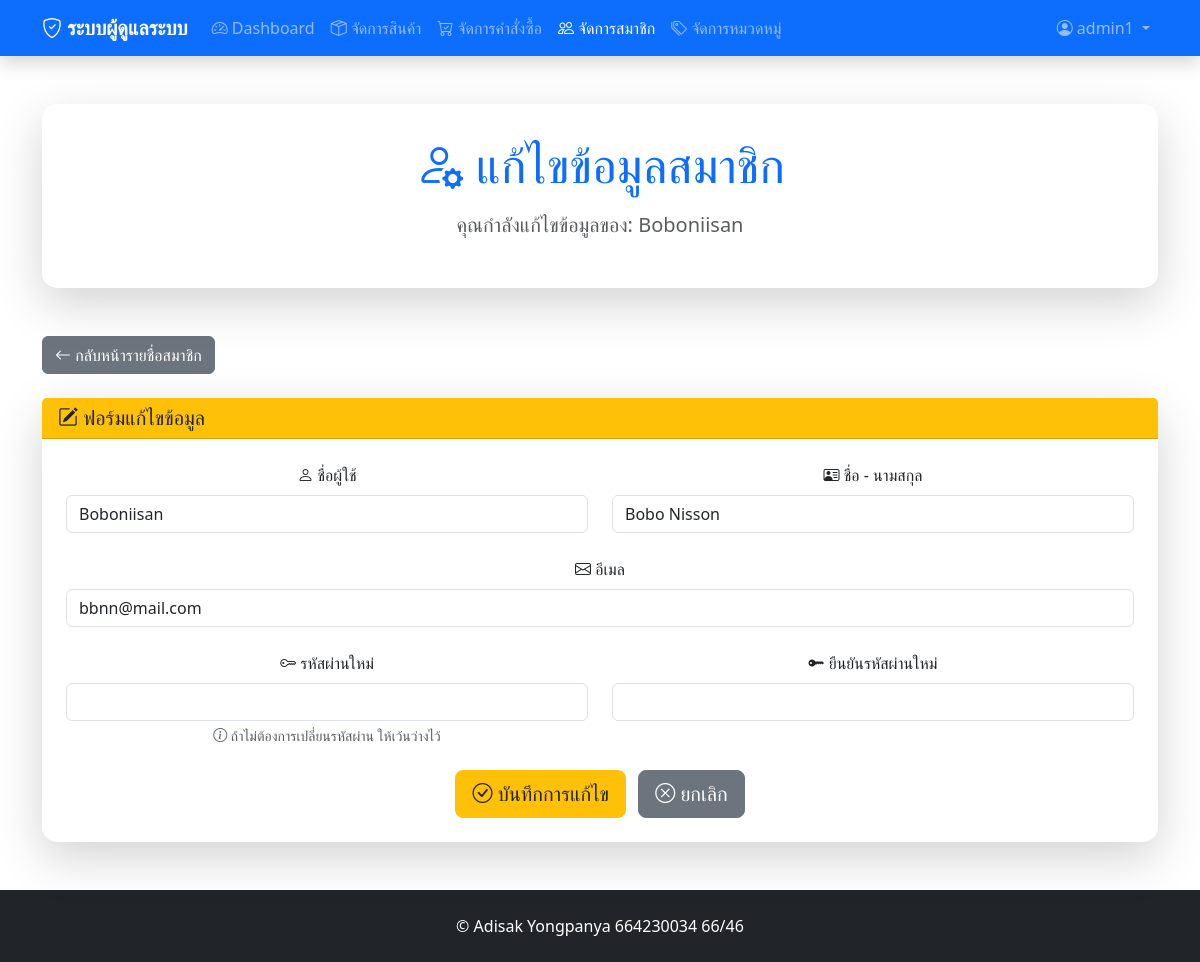
Screenshot of /admin/edit_user.php?id=7 (signed in) with the database file from the repository.
### tables this page shows
CREATE TABLE `users` (
  `user_id` int(11) NOT NULL,
  `username` varchar(50) NOT NULL,
  `password` varchar(255) NOT NULL,
  `email` varchar(100) NOT NULL,
  `full_name` varchar(100) DEFAULT NULL,
  `role` enum('admin','member') DEFAULT 'member',
  `created_at` timestamp NOT NULL DEFAULT current_timestamp()
);

### admin/edit_user.php (the view, shortened to what this page needs)
<?php
require '../config.php';
$user_id = (int)$_GET['id'];
$stmt = $conn->prepare("SELECT * FROM users WHERE user_id = ? AND role = 'member'");
$stmt->execute([$user_id]);
$user = $stmt->fetch(PDO::FETCH_ASSOC);
?>
<!DOCTYPE html>
<html lang="th">
<head>
    <link href="https://cdn.jsdelivr.net/npm/bootstrap@5.3.7/dist/css/bootstrap.min.css" rel="stylesheet">
    <link href="https://cdn.jsdelivr.net/npm/bootstrap-icons@1.10.0/font/bootstrap-icons.css" rel="stylesheet">
</head>
<body>
    <?php require_once 'navbar_admin.php'; ?>
    <div class="container mt-5">
        <div class="row mb-4">
            <div class="col-12">
                <div class="card admin-card shadow-lg">
                    <div class="card-body text-center">
                        <h1 class="display-5 text-primary mb-3">
                            <i class="bi bi-person-gear"></i> แก้ไขข้อมูลสมาชิก
                        </h1>
                        <p class="lead text-muted">
                            คุณกำลังแก้ไขข้อมูลของ: <strong><?= htmlspecialchars($user['username']) ?></strong>
                        </p>
                    </div>
                </div>
            </div>
        </div>
    </div>
    <div class="container mt-5">
        <div class="row mb-4">
            <div class="col-12">
                <a href="users.php" class="btn btn-secondary">
                    <i class="bi bi-arrow-left"></i> กลับหน้ารายชื่อสมาชิก
                </a>
            </div>
        </div>
        <div class="row">
            <div class="col-12">
                <div class="card admin-card shadow-lg">
                    <div class="card-header bg-warning text-white">
                        <h5 class="mb-0 text-dark">
                            <i class="bi bi-pencil-square"></i> ฟอร์มแก้ไขข้อมูล
                        </h5>
                    </div>
                    <div class="card-body p-4">
                        <form method="post" class="row g-4">
                            <div class="col-md-6">
                                <label for="username" class="form-label"><i class="bi bi-person"></i> ชื่อผู้ใช้</label>
                                <input type="text" name="username" id="username" class="form-control" required
                                       value="<?= htmlspecialchars($user['username']) ?>">
                            </div>
                            <div class="col-md-6">
                                <label for="full_name" class="form-label"><i class="bi bi-person-vcard"></i> ชื่อ - นามสกุล</label>
                                <input type="text" name="full_name" id="full_name" class="form-control"
                                       value="<?= htmlspecialchars($user['full_name']) ?>">
                            </div>
                            <div class="col-12">
                                <label for="email" class="form-label"><i class="bi bi-envelope"></i> อีเมล</label>
                                <input type="email" name="email" id="email" class="form-control" required
                                       value="<?= htmlspecialchars($user['email']) ?>">
                            </div>
                            <div class="col-md-6">
                                <label for="password" class="form-label"><i class="bi bi-key"></i> รหัสผ่านใหม่</label>
                                <input type="password" name="password" id="password" class="form-control">
                                <div class="form-text">
                                    <i class="bi bi-info-circle"></i> ถ้าไม่ต้องการเปลี่ยนรหัสผ่าน ให้เว้นว่างไว้
                                </div>
                            </div>
                            <div class="col-md-6">
                                <label for="confirm_password" class="form-label"><i class="bi bi-key-fill"></i> ยืนยันรหัสผ่านใหม่</label>
                                <input type="password" name="confirm_password" id="confirm_password" class="form-control">
                            </div>
                            <div class="col-12 text-center mt-4">
                                <button type="submit" class="btn btn-warning btn-lg text-dark">
                                    <i class="bi bi-check-circle"></i> บันทึกการแก้ไข
                                </button>
                                <a href="users.php" class="btn btn-secondary btn-lg ms-2">
                                    <i class="bi bi-x-circle"></i> ยกเลิก
                                </a>
                            </div>
                        </form>
                    </div>
                </div>
            </div>
        </div>
    </div>
    <?php require_once 'footer_admin.php'; ?>
</body>
</html>

### admin/edit_user.php (style rules this page uses)
body { background: white; min-height: 100vh; }
.card { transition: transform 0.3s, box-shadow 0.3s; }
.admin-card { border: none; border-radius: 15px; }
.admin-card .card-body { padding: 2rem; text-align: center; }

### rows the page displays
users: username "Boboniisan", full_name "Bobo Nisson", email "bbnn@mail.com"

### other values shown
$_SESSION['username'] "admin1"
